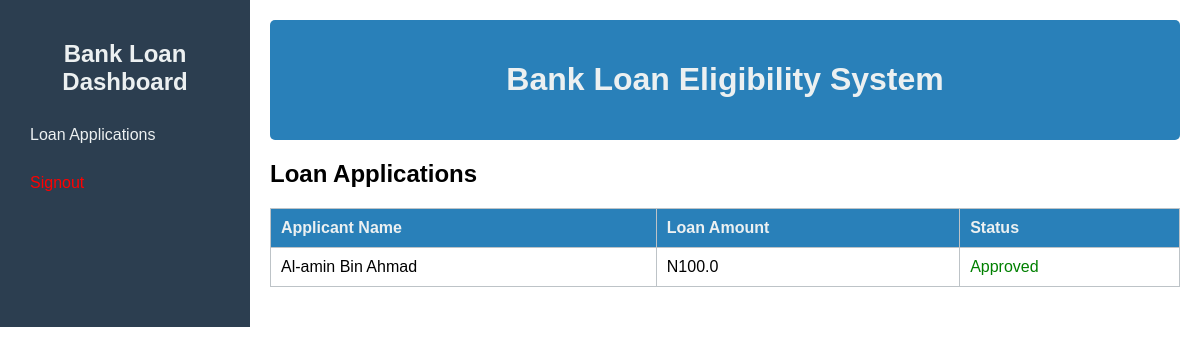
Page /dashboard/ (signed in) on the earlier database version.
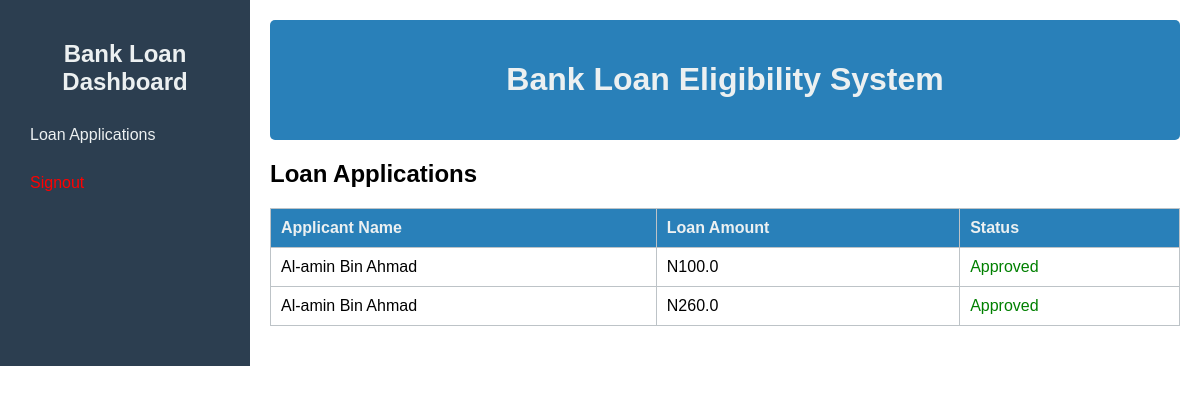
Same page on the later database version.
### bankloanApp/models.py (models this page shows, shortened)
class Loan(models.Model):
    name = models.CharField(max_length=225)
    loan_amount = models.CharField(max_length=225)
    loan_status = models.CharField(max_length=225)
    user = models.ForeignKey(user, on_delete=models.CASCADE)

### bankloanApp/views.py (the view)
# urls.py: path('dashboard/', views.dashboard, name="dashboard"),
@login_required(login_url='/signin')
def dashboard(request):
    applications = Loan.objects.all().order_by('-id')
    approved = Loan.objects.filter(loan_status='Approved').count()
    rejected = Loan.objects.filter(loan_status='Rejected!!').count()
    apps = applications.count()
    current_user = request.user
    user_applications = Loan.objects.filter(user=current_user)
    context = {
        "apps": applications,
        "all": apps,
        "approved": approved,
        "rejected": rejected,
        "current_user": current_user,
        "user_applications": user_applications,
    }
    return render(request, "dashboard.html", context)

### templates/dashboard.html (shortened to what this page needs)
{% load static %}
<!DOCTYPE html>
<html lang="en">
<head>
    <link rel="stylesheet" href="{% static '/css/styles.css' %}">
</head>
<body>
    <div class="sidebar">
        <h2>Bank Loan Dashboard</h2>
        <ul>
            <li><a href="/">Loan Applications</a></li>
            <li><a href="/signout" style="color: red;">Signout</a></li>
        </ul>
    </div>
    <div class="main-content">
        <header>
            <h1>Bank Loan Eligibility System</h1>
        </header>
        <section id="applications">
            <h2>Loan Applications</h2>
            <table>
                <thead>
                    <tr>
                        <th>Applicant Name</th>
                        <th>Loan Amount</th>
                        <th>Status</th>
                    </tr>
                </thead>
                {% if current_user.is_superuser %}
                <tbody>
                    {% for app in apps %}
                    <tr>
                        <td>{{app.name}}</td>
                        <td>N{{app.loan_amount}}</td>
                        {% if app.loan_status == 'Approved' %}
                        <td style="color: green;">{{app.loan_status}}</td>
                        {% else %}
                        <td style="color: red;">{{app.loan_status}}</td>
                        {% endif %}
                    </tr>
                    {% endfor %}
                </tbody>
                {% else %}
                <tbody>
                    {% if user_applications %}
                    {% for app in user_applications %}
                    <tr>
                        <td>{{app.name}}</td>
                        <td>N{{app.loan_amount}}</td>
                        {% if app.loan_status == 'Approved' %}
                        <td style="color: green;">{{app.loan_status}}</td>
                        {% else %}
                        <td style="color: red;">{{app.loan_status}}</td>
                        {% endif %}
                    </tr>
                    {% endfor %}
                    {% else %}
                    <tr>
                        <td>No data yet!<td>
                    <tr>
                    {% endif %}
                </tbody>
                {% endif %}
            </table>
        </section>
    </div>
</body>
</html>

### static/css/styles.css (style rules this page uses)
body { font-family: Arial, sans-serif; margin: 0; padding: 0; display: flex; }
.sidebar { width: 250px; background-color: #2c3e50; color: #ecf0f1; padding: 20px; box-sizing: border-box; }
.sidebar h2 { text-align: center; margin-bottom: 20px; }
.sidebar ul { list-style: none; padding: 0; }
.sidebar ul li { margin: 10px 0; }
.sidebar ul li a { color: #ecf0f1; text-decoration: none; display: block; padding: 10px; border-radius: 5px; transition: background-color 0.3s; }
.main-content { flex-grow: 1; padding: 20px; box-sizing: border-box; }
header { background-color: #2980b9; color: #ecf0f1; padding: 20px; text-align: center; border-radius: 5px; margin-bottom: 20px; }
table { width: 100%; border-collapse: collapse; margin-bottom: 20px; }
table, th, td { border: 1px solid #bdc3c7; }
th, td { padding: 10px; text-align: left; }
th { background-color: #2980b9; color: #ecf0f1; }

Differences in the rows shown:
added Loan: name "Al-amin Bin Ahmad", loan_amount "260.0", loan_status "Approved"
